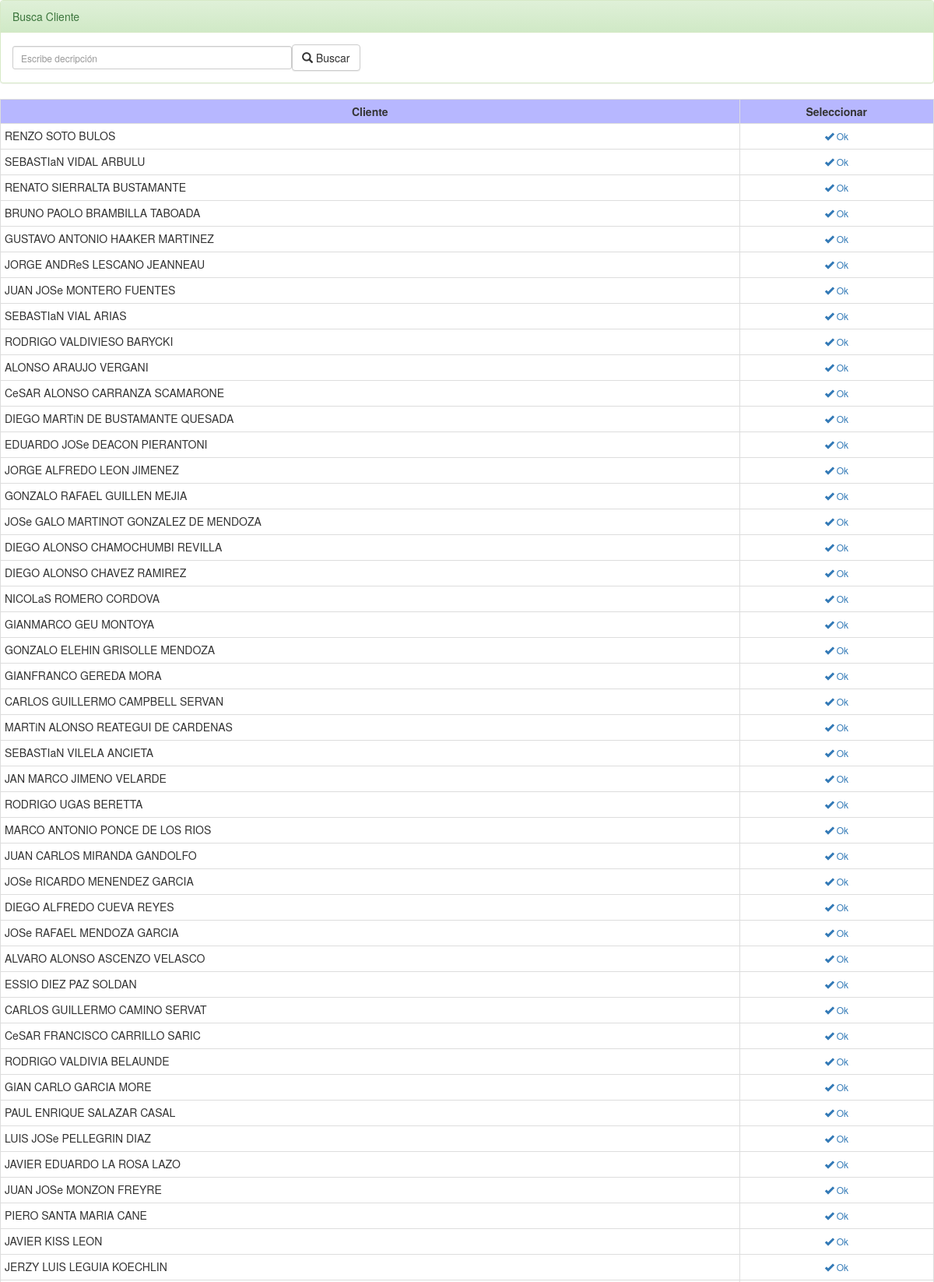
The app's page /_controlador/busca_cliente.php (signed in, upper part) with its own data.
### tables this page shows
CREATE TABLE IF NOT EXISTS `cliente` (
  `id_cliente` int(10) NOT NULL AUTO_INCREMENT,
  `id_tipo_documento` int(10) NOT NULL,
  `id_area` int(10) NOT NULL,
  `id_anexo` int(10) NOT NULL,
  `nom_cliente` varchar(50) NOT NULL,
  `ape_pat_cliente` varchar(50) NOT NULL,
  `ape_mat_cliente` varchar(50) NOT NULL,
  `num_doc_cliente` varchar(11) NOT NULL,
  `dir_cliente` longtext NOT NULL,
  `tel_cliente` varchar(7) NOT NULL,
  `cel_cliente` varchar(9) NOT NULL,
  `email_cliente` varchar(50) NOT NULL,
  `usu_cliente` varchar(50) NOT NULL,
  `pass_cliente` varchar(50) NOT NULL,
  `act_cliente` int(2) NOT NULL,
  PRIMARY KEY (`id_cliente`)
);

### _vista/v_busca_cliente.php (the view)
<html>
<body>
<form action="busca_cliente.php" method="post" name="cuatro">
<div class="table-responsive">
<table border="0" class="table table-bordered table-hover table-condensed " >
<tr>
<th bgcolor="#B7B7FF" style="text-align: center">Cliente</th>
<th bgcolor="#B7B7FF" style="text-align: center">Seleccionar</th>
</tr>
<?php foreach ($consulta as $row): ?>
<tr>
<td align="left"><?php echo $row['nom_cliente']." ".$row['ape_pat_cliente']." ".$row['ape_mat_cliente']; ?></td>
<td><center><button type="submit" name="ok" value="<?php echo $row['id_cliente']; ?>" class="btn btn-xs btn-link" aria-label="Left Align"><span class="glyphicon glyphicon-ok" aria-hidden="true"></span> Ok</button></center></td>
</tr>
<?php endforeach; ?>
</table>
</div>
</form>
</body>
</html>

### records on screen
cliente: nom_cliente "RENZO", ape_pat_cliente "SOTO", ape_mat_cliente "BULOS", $row['id_cliente'] 1 (drawn)
cliente: nom_cliente "SEBASTIaN", ape_pat_cliente "VIDAL", ape_mat_cliente "ARBULU", $row['id_cliente'] 2 (drawn)
cliente: nom_cliente "RENATO", ape_pat_cliente "SIERRALTA", ape_mat_cliente "BUSTAMANTE", $row['id_cliente'] 3 (drawn)
cliente: nom_cliente "BRUNO PAOLO", ape_pat_cliente "BRAMBILLA", ape_mat_cliente "TABOADA", $row['id_cliente'] 4 (drawn)
cliente: nom_cliente "GUSTAVO ANTONIO", ape_pat_cliente "HAAKER", ape_mat_cliente "MARTINEZ", $row['id_cliente'] 5 (drawn)
cliente: nom_cliente "JORGE ANDReS", ape_pat_cliente "LESCANO", ape_mat_cliente "JEANNEAU", $row['id_cliente'] 6 (drawn)
cliente: nom_cliente "JUAN JOSe", ape_pat_cliente "MONTERO", ape_mat_cliente "FUENTES", $row['id_cliente'] 7 (drawn)
cliente: nom_cliente "SEBASTIaN", ape_pat_cliente "VIAL", ape_mat_cliente "ARIAS", $row['id_cliente'] 8 (drawn)
cliente: nom_cliente "RODRIGO", ape_pat_cliente "VALDIVIESO", ape_mat_cliente "BARYCKI", $row['id_cliente'] 9 (drawn)
cliente: nom_cliente "ALONSO", ape_pat_cliente "ARAUJO", ape_mat_cliente "VERGANI", $row['id_cliente'] 10 (drawn)
cliente: nom_cliente "CeSAR ALONSO", ape_pat_cliente "CARRANZA", ape_mat_cliente "SCAMARONE", $row['id_cliente'] 11 (drawn)
cliente: nom_cliente "DIEGO MARTiN", ape_pat_cliente "DE BUSTAMANTE", ape_mat_cliente "QUESADA", $row['id_cliente'] 12 (drawn)
cliente: nom_cliente "EDUARDO JOSe", ape_pat_cliente "DEACON", ape_mat_cliente "PIERANTONI", $row['id_cliente'] 13 (drawn)
cliente: nom_cliente "JORGE ALFREDO", ape_pat_cliente "LEON", ape_mat_cliente "JIMENEZ", $row['id_cliente'] 14 (drawn)
cliente: nom_cliente "GONZALO RAFAEL", ape_pat_cliente "GUILLEN", ape_mat_cliente "MEJIA", $row['id_cliente'] 15 (drawn)
cliente: nom_cliente "JOSe GALO", ape_pat_cliente "MARTINOT", ape_mat_cliente "GONZALEZ DE MENDOZA", $row['id_cliente'] 16 (drawn)
cliente: nom_cliente "DIEGO ALONSO", ape_pat_cliente "CHAMOCHUMBI", ape_mat_cliente "REVILLA", $row['id_cliente'] 17 (drawn)
cliente: nom_cliente "DIEGO ALONSO", ape_pat_cliente "CHAVEZ", ape_mat_cliente "RAMIREZ", $row['id_cliente'] 18 (drawn)
cliente: nom_cliente "NICOLaS", ape_pat_cliente "ROMERO", ape_mat_cliente "CORDOVA", $row['id_cliente'] 19 (drawn)
cliente: nom_cliente "GIANMARCO", ape_pat_cliente "GEU", ape_mat_cliente "MONTOYA", $row['id_cliente'] 20 (drawn)
cliente: nom_cliente "GONZALO ELEHIN", ape_pat_cliente "GRISOLLE", ape_mat_cliente "MENDOZA", $row['id_cliente'] 21 (drawn)
cliente: nom_cliente "GIANFRANCO", ape_pat_cliente "GEREDA", ape_mat_cliente "MORA", $row['id_cliente'] 22 (drawn)
cliente: nom_cliente "CARLOS GUILLERMO", ape_pat_cliente "CAMPBELL", ape_mat_cliente "SERVAN", $row['id_cliente'] 23 (drawn)
cliente: nom_cliente "MARTiN ALONSO", ape_pat_cliente "REATEGUI", ape_mat_cliente "DE CARDENAS", $row['id_cliente'] 24 (drawn)
cliente: nom_cliente "SEBASTIaN", ape_pat_cliente "VILELA", ape_mat_cliente "ANCIETA", $row['id_cliente'] 25 (drawn)
cliente: nom_cliente "JAN MARCO", ape_pat_cliente "JIMENO", ape_mat_cliente "VELARDE", $row['id_cliente'] 26 (drawn)
cliente: nom_cliente "RODRIGO", ape_pat_cliente "UGAS", ape_mat_cliente "BERETTA", $row['id_cliente'] 27 (drawn)
cliente: nom_cliente "MARCO ANTONIO", ape_pat_cliente "PONCE", ape_mat_cliente "DE LOS RIOS", $row['id_cliente'] 28 (drawn)
cliente: nom_cliente "JUAN CARLOS", ape_pat_cliente "MIRANDA", ape_mat_cliente "GANDOLFO", $row['id_cliente'] 29 (drawn)
cliente: nom_cliente "JOSe RICARDO", ape_pat_cliente "MENENDEZ", ape_mat_cliente "GARCIA", $row['id_cliente'] 30 (drawn)
cliente: nom_cliente "DIEGO ALFREDO", ape_pat_cliente "CUEVA", ape_mat_cliente "REYES", $row['id_cliente'] 31 (drawn)
cliente: nom_cliente "JOSe RAFAEL", ape_pat_cliente "MENDOZA", ape_mat_cliente "GARCIA", $row['id_cliente'] 32 (drawn)
cliente: nom_cliente "ALVARO ALONSO", ape_pat_cliente "ASCENZO", ape_mat_cliente "VELASCO", $row['id_cliente'] 33 (drawn)
cliente: nom_cliente "ESSIO", ape_pat_cliente "DIEZ", ape_mat_cliente "PAZ SOLDAN", $row['id_cliente'] 34 (drawn)
cliente: nom_cliente "CARLOS GUILLERMO", ape_pat_cliente "CAMINO", ape_mat_cliente "SERVAT", $row['id_cliente'] 35 (drawn)
cliente: nom_cliente "CeSAR FRANCISCO", ape_pat_cliente "CARRILLO", ape_mat_cliente "SARIC", $row['id_cliente'] 36 (drawn)
cliente: nom_cliente "RODRIGO", ape_pat_cliente "VALDIVIA", ape_mat_cliente "BELAUNDE", $row['id_cliente'] 37 (drawn)
cliente: nom_cliente "GIAN CARLO", ape_pat_cliente "GARCIA", ape_mat_cliente "MORE", $row['id_cliente'] 38 (drawn)
cliente: nom_cliente "PAUL ENRIQUE", ape_pat_cliente "SALAZAR", ape_mat_cliente "CASAL", $row['id_cliente'] 39 (drawn)
cliente: nom_cliente "LUIS JOSe", ape_pat_cliente "PELLEGRIN", ape_mat_cliente "DIAZ", $row['id_cliente'] 40 (drawn)
cliente: nom_cliente "JAVIER EDUARDO", ape_pat_cliente "LA ROSA", ape_mat_cliente "LAZO", $row['id_cliente'] 41 (drawn)
cliente: nom_cliente "JUAN JOSe", ape_pat_cliente "MONZON", ape_mat_cliente "FREYRE", $row['id_cliente'] 42 (drawn)
cliente: nom_cliente "PIERO", ape_pat_cliente "SANTA MARIA", ape_mat_cliente "CANE", $row['id_cliente'] 43 (drawn)
cliente: nom_cliente "JAVIER", ape_pat_cliente "KISS", ape_mat_cliente "LEON", $row['id_cliente'] 44 (drawn)
cliente: nom_cliente "JERZY LUIS", ape_pat_cliente "LEGUIA", ape_mat_cliente "KOECHLIN", $row['id_cliente'] 45 (drawn)
